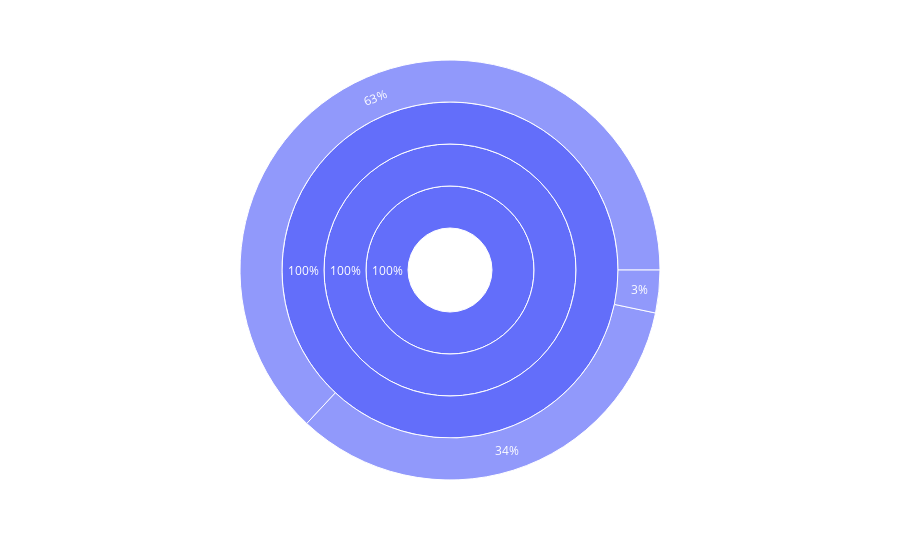

Write notebook code for a chart like this one.
### Code cell
sunburst(arbolado)

### Figure 1 — Plotly figure (JSON) as saved in the notebook; plotly's stock layout.template omitted (floating-point values rounded to 4 significant figures)
{"data": [{"branchvalues": "total", "customdata": [["MINISTERIO DE AMBIENTE Y ESPACIO PUBLICO", "MINISTERIO DE AMBIENTE Y ESPACIO PUBLICO", "DIRECCION GENERAL DE ARBOLADO", "ARBOLADO URBANO", "ARBOLADO URBANO"], ["MINISTERIO DE AMBIENTE Y ESPACIO PUBLICO", "MINISTERIO DE AMBIENTE Y ESPACIO PUBLICO", "DIRECCION GENERAL DE ARBOLADO", "ARBOLADO URBANO", "CUIDADO Y PRESERVACION DEL ARBOLADO URBANO"], ["MINISTERIO DE AMBIENTE Y ESPACIO PUBLICO", "MINISTERIO DE AMBIENTE Y ESPACIO PUBLICO", "DIRECCION GENERAL DE ARBOLADO", "ARBOLADO URBANO", "INTERVENCIONES SOBRE EL ARBOLADO"], ["MINISTERIO DE AMBIENTE Y ESPACIO PUBLICO", "MINISTERIO DE AMBIENTE Y ESPACIO PUBLICO", "DIRECCION GENERAL DE ARBOLADO", "ARBOLADO URBANO", "(?)"], ["MINISTERIO DE AMBIENTE Y ESPACIO PUBLICO", "MINISTERIO DE AMBIENTE Y ESPACIO PUBLICO", "DIRECCION GENERAL DE ARBOLADO", "ARBOLADO URBANO", "(?)"], ["MINISTERIO DE AMBIENTE Y ESPACIO PUBLICO", "MINISTERIO DE AMBIENTE Y ESPACIO PUBLICO", "DIRECCION GENERAL DE ARBOLADO", "ARBOLADO URBANO", "(?)"], ["MINISTERIO DE AMBIENTE Y ESPACIO PUBLICO", "MINISTERIO DE AMBIENTE Y ESPACIO PUBLICO", "DIRECCION GENERAL DE ARBOLADO", "ARBOLADO URBANO", "(?)"]], "domain": {"x": [0, 1], "y": [0, 1]}, "hovertemplate": "<b>%{label}</b> <br>$%{value:,.0f}</b> \n                <br>\n                    <br>JURISDICCION: %{customdata[0]}</b>\n                    <br>UNIDAD_EJECUTORA: %{customdata[2]}</b> \n                    <br>\n                        <br>PROGRAMA: %{customdata[3]}</b> \n                        <br>PROYECTO: %{customdata[4]}</b>\n                    </b>\n                </b> ", "ids": ["MINISTERIO DE AMBIENTE Y ESPACIO PUBLICO/MINISTERIO DE AMBIENTE Y ESPACIO PUBLICO/DIRECCION GENERAL DE ARBOLADO/ARBOLADO URBANO/ARBOLADO URBANO", "MINISTERIO DE AMBIENTE Y ESPACIO PUBLICO/MINISTERIO DE AMBIENTE Y ESPACIO PUBLICO/DIRECCION GENERAL DE ARBOLADO/ARBOLADO URBANO/CUIDADO Y PRESERVACION DEL ARBOLADO URBANO", "MINISTERIO DE AMBIENTE Y ESPACIO PUBLICO/MINISTERIO DE AMBIENTE Y ESPACIO PUBLICO/DIRECCION GENERAL DE ARBOLADO/ARBOLADO URBANO/INTERVENCIONES SOBRE EL ARBOLADO", "MINISTERIO DE AMBIENTE Y ESPACIO PUBLICO/MINISTERIO DE AMBIENTE Y ESPACIO PUBLICO/DIRECCION GENERAL DE ARBOLADO/ARBOLADO URBANO", "MINISTERIO DE AMBIENTE Y ESPACIO PUBLICO/MINISTERIO DE AMBIENTE Y ESPACIO PUBLICO/DIRECCION GENERAL DE ARBOLADO", "MINISTERIO DE AMBIENTE Y ESPACIO PUBLICO/MINISTERIO DE AMBIENTE Y ESPACIO PUBLICO", "MINISTERIO DE AMBIENTE Y ESPACIO PUBLICO"], "insidetextorientation": "auto", "labels": ["ARBOLADO URBANO", "CUIDADO Y PRESERVACION DEL ARBOLADO URBANO", "INTERVENCIONES SOBRE EL ARBOLADO", "ARBOLADO URBANO", "DIRECCION GENERAL DE ARBOLADO", "MINISTERIO DE AMBIENTE Y ESPACIO PUBLICO", "MINISTERIO DE AMBIENTE Y ESPACIO PUBLICO"], "maxdepth": 10, "name": "", "parents": ["MINISTERIO DE AMBIENTE Y ESPACIO PUBLICO/MINISTERIO DE AMBIENTE Y ESPACIO PUBLICO/DIRECCION GENERAL DE ARBOLADO/ARBOLADO URBANO", "MINISTERIO DE AMBIENTE Y ESPACIO PUBLICO/MINISTERIO DE AMBIENTE Y ESPACIO PUBLICO/DIRECCION GENERAL DE ARBOLADO/ARBOLADO URBANO", "MINISTERIO DE AMBIENTE Y ESPACIO PUBLICO/MINISTERIO DE AMBIENTE Y ESPACIO PUBLICO/DIRECCION GENERAL DE ARBOLADO/ARBOLADO URBANO", "MINISTERIO DE AMBIENTE Y ESPACIO PUBLICO/MINISTERIO DE AMBIENTE Y ESPACIO PUBLICO/DIRECCION GENERAL DE ARBOLADO", "MINISTERIO DE AMBIENTE Y ESPACIO PUBLICO/MINISTERIO DE AMBIENTE Y ESPACIO PUBLICO", "MINISTERIO DE AMBIENTE Y ESPACIO PUBLICO", ""], "textinfo": "percent entry", "type": "sunburst", "values": [74869104, 7303552, 140214401, 222387057, 222387057, 222387057, 222387057]}], "layout": {"legend": {"tracegroupgap": 0}, "margin": {"t": 60}}}
